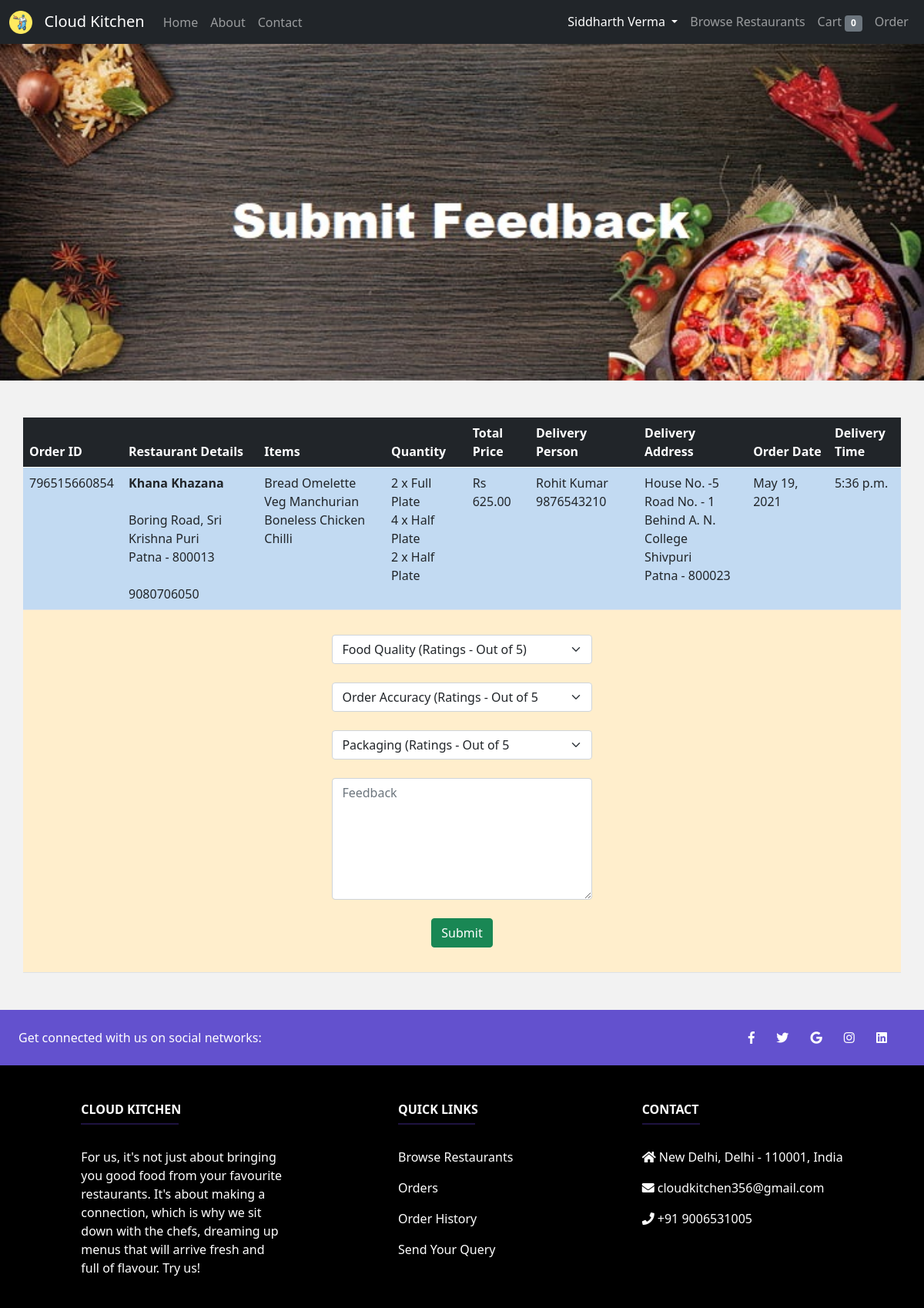
/user/submitFeedback/796515660854 (signed in), run on the app's committed database.
### Home/models.py (models this page shows, shortened)
class User(models.Model):
    name = models.CharField(max_length=100)
    email = models.EmailField(primary_key=True)
    contact = models.IntegerField()
    password = models.CharField(max_length=10)

class Restaurant(models.Model):
    restaurant_id = models.CharField(max_length=6)
    restaurant_name = models.CharField(max_length=100)
    owner_name = models.CharField(max_length=100)
    address = models.CharField(max_length=100)
    city = models.CharField(max_length=20)
    zip = models.IntegerField()
    restaurant_email = models.EmailField(primary_key=True)
    restaurant_contact = models.IntegerField()
    password = models.CharField(max_length=10)
    cost_for_two = models.DecimalField(max_digits=5, decimal_places=2)
    outlets = models.IntegerField()
    cuisine = models.CharField(max_length=100)
    working_days = models.CharField(max_length=100)
    opening_time = models.IntegerField()
    closing_time = models.IntegerField()
    shop_license = models.FileField(upload_to=shop_license_directory_path)
    fssai = models.FileField(upload_to=fssai_directory_path)
    gstin_pan = models.FileField(upload_to=gstin_pan_directory_path)
    menu = models.FileField(upload_to=menu_directory_path)
    facade = models.ImageField(upload_to=facade_directory_path)
    kitchen = models.ImageField(upload_to=kitchen_directory_path)
    dining_packaging = models.ImageField(upload_to=dining_packaging_directory_path)
    locality = models.ImageField(upload_to=locality_directory_path)
    status = models.BooleanField(default=False)

class Delivery(models.Model):
    delivery_id = models.CharField(max_length=6)
    name = models.CharField(max_length=100)
    email = models.EmailField(primary_key=True)
    contact = models.IntegerField()
    address = models.CharField(max_length=100)
    password = models.CharField(max_length=10)
    vehicle_type = models.CharField(max_length=10)
    vehicle_model = models.CharField(max_length=50)
    vehicle_registration_certificate = models.FileField(upload_to=vehicle_registration_certificate_directory_path, blank=True, null=True)
    driving_license = models.FileField(upload_to=driving_license_directory_path, blank=True, null=True)
    status = models.BooleanField(default=False)

### Restaurant/models.py (models this page shows)
class Orders(models.Model):
    order_number = models.IntegerField(primary_key=True)
    restaurant = models.ForeignKey(Restaurant, on_delete=models.CASCADE)
    user = models.ForeignKey(User, on_delete=models.CASCADE)
    address = models.ForeignKey(Address, on_delete=models.CASCADE)
    items = models.CharField(max_length=500)
    quantity = models.CharField(max_length=50)
    total = models.DecimalField(max_digits=10, decimal_places=2)
    delivery = models.CharField(max_length=6, blank=True, null=True)
    accepted = models.BooleanField(default=False)
    food_is_being_prepared = models.BooleanField(default=False)
    ready_for_delivery = models.BooleanField(default=False)
    picked_up = models.BooleanField(default=False)
    out_for_delivery = models.BooleanField(default=False)
    delivered = models.BooleanField(default=False)
    date = models.DateField(default="2020-01-01")
    time = models.TimeField(default="00:00:00")

### User/models.py (models this page shows)
class Address(models.Model):
    address_id = models.CharField(max_length=10, primary_key=True)
    user = models.ForeignKey(User, on_delete=models.CASCADE)
    line1 = models.CharField(max_length=100)
    line2 = models.CharField(max_length=100)
    landmark = models.CharField(max_length=50)
    locality = models.CharField(max_length=50)
    city = models.CharField(max_length=20)
    zip = models.IntegerField()

### User/views.py (the view)
# urls.py: path('submitFeedback/<str:id>', views.submitFeedback, name="SubmitFeedback"),
def submitFeedback(request, id):
    if 'email' in request.session and User.objects.filter(email=request.session['email']).exists():
        obj = User.objects.get(email=request.session['email'])
        if request.method == "POST":
            feedback_obj = Feedback()
            feedback_obj.order = Orders.objects.get(order_number=id)
            feedback_obj.food_quality = request.POST['food-quality'];
            feedback_obj.order_accuracy = request.POST['order-accuracy'];
            feedback_obj.packaging = request.POST['packaging'];
            feedback_obj.feedback = request.POST['feedback'];
            feedback_obj.save()
            messages.success(request, "Feedback Submitted Successfully")
            return redirect('/user/orderHistory/')
        else:
            obj1 = Orders.objects.filter(order_number=id, user=obj, delivered=True)
            if obj1.exists():
                obj1 = Orders.objects.get(order_number=id, user=obj, delivered=True)
                items = [j.strip("'") for j in obj1.items.strip('[]').split(', ')]
                quantity = [j.strip("'") for j in obj1.quantity.strip('[]').split(', ')]
                obj2 = Delivery.objects.get(delivery_id=obj1.delivery)
                name = obj2.name
                contact = obj2.contact
                return render(request, 'userSubmitFeedback.html', {'name': obj.name, 'obj': obj1, 'items': items, 'quantity': quantity, 'delivery_name': name, 'delivery_contact': contact, 'count': Cart.objects.filter(user=obj).count()})
            else:
                return redirect('/user/orderHistory/')
    else:
        messages.error(request, "Please login first.")
        return redirect('/')

### User/templates/userSubmitFeedback.html (shortened to what this page needs)
{% extends "userBase.html" %}
{% load static %}
{% block head %}
<link rel="stylesheet" type="text/css" href="{% static 'css/menu.css' %}">
{% endblock %}
{% block profile %} active {% endblock %}
{% block items %} {{ count }} {% endblock %}
{% block content %}
<img src="{% static 'img/submitFeedback.jpg' %}" class="banner">
<link rel="stylesheet" href="https://use.fontawesome.com/releases/v5.0.8/css/all.css">
<br> <br> <br>
<center>
<table class="table table-striped" style="width: 95%;">
    <thead>
        <tr>
            <th class="table-dark" scope="col" style="width: 9%;">Order ID</th>
            <th class="table-dark" scope="col" style="width: 15%;">Restaurant Details</th>
            <th class="table-dark" scope="col" style="width: 14%;">Items</th>
            <th class="table-dark" scope="col" style="width: 9%;">Quantity</th>
            <th class="table-dark" scope="col" style="width: 7%;">Total Price</th>
            <th class="table-dark" scope="col" style="width: 12%;">Delivery Person</th>
            <th class="table-dark" scope="col" style="width: 12%;">Delivery Address</th>
            <th class="table-dark" scope="col" style="width: 9%;">Order Date</th>
            <th class="table-dark" scope="col" style="width: 8%;">Delivery Time</th>
        </tr>
    </thead>
    <tbody>
            <tr>
                <td>{{ obj.order_number }}</td>
                <td>
                    <b>{{ obj.restaurant.restaurant_name }}</b> <br> <br>
                    {{ obj.restaurant.address }} <br>
                    {{ obj.restaurant.city }} - {{ obj.restaurant.zip }} <br> <br>
                    {{ obj.restaurant.restaurant_contact }}
                </td>
                <td>
                    {% for i in items %}
                        {{ i }} <br>
                    {% endfor %}
                </td>
                <td>
                    {% for i in quantity %}
                        {{ i }} <br>
                    {% endfor %}
                </td>
                <td>Rs {{ obj.total }}</td>
                <td>
                    {{ delivery_name }} <br>
                    {{ delivery_contact }}
                </td>
                <td>
                    {{ obj.address.line1 }} <br>
                    {{ obj.address.line2 }} <br>
                    {{ obj.address.landmark }} <br>
                    {{ obj.address.locality }} <br>
                    {{ obj.address.city }} - {{ obj.address.zip }}
                </td>
                <td>
                    {{ obj.date }}
                </td>
                <td>
                    {{ obj.time }}
                </td>
            </tr>
            <tr>
                <td colspan="9" align="center">
                    <form action="{% url 'SubmitFeedback' obj.order_number %}" method="post" onsubmit="return validate();">
                        <br>
                        <select class="form-select" name="food-quality" id="food-quality" style="width: 30%;">
                            <option selected disabled value="">Food Quality (Ratings - Out of 5)</option>
                        </select>
                        <br>
                        <select class="form-select" name="order-accuracy" id="order-accuracy" style="width: 30%;">
                            <option selected disabled value="">Order Accuracy (Ratings - Out of 5</option>
                        </select>
                        <br>
                        <select class="form-select" name="packaging" id="packaging" style="width: 30%;">
                            <option selected disabled value="">Packaging (Ratings - Out of 5</option>
                        </select>
                        <br>
                        <textarea class="form-control" id="feedback" name="feedback" placeholder="Feedback" style="width: 30%;" rows="6" required></textarea>
                        <br>
                        <button type="submit" class="btn btn-success">Submit</button>
                        <br> &nbsp;
                    </form>
                </td>
            </tr>
    </tbody>
</table>
</center>
<br> <br>
{% endblock %}

### User/templates/userBase.html (shortened to what this page needs)
<!doctype html>
<html lang="en">
  <head>
    {% load static %}
    <link href="https://cdn.jsdelivr.net/npm/bootstrap@5.0.0/dist/css/bootstrap.min.css" rel="stylesheet">
    {% block head %} {% endblock %}
  </head>
  <body>
  <nav class="navbar navbar-expand-lg navbar-dark bg-dark">
    <div class="container-fluid">
      <a class="navbar-brand" href="/user">
        <img src="{% static 'img/Logo.png' %}" alt="" width="30" height="30" class="d-inline-block align-text-top">
        &nbsp; Cloud Kitchen
      </a>
      <div class="collapse navbar-collapse" id="navbarSupportedContent">
        <ul class="navbar-nav me-auto mb-2 mb-lg-0">
          <li class="nav-item">
            <a class="nav-link {% block home %} {% endblock %}" aria-current="page" href="/user">Home</a>
          </li>
          <li class="nav-item">
            <a class="nav-link {% block about %} {% endblock %}" href="/user/about/">About</a>
          </li>
          <li class="nav-item">
            <a class="nav-link {% block contact %} {% endblock %}" href="/user/contact/">Contact</a>
          </li>
        </ul>
        <ul class="navbar-nav ms-auto mb-2 mb-lg-0">
          <li class="nav-item dropdown">
            <a class="nav-link dropdown-toggle {% block profile %} {% endblock %}" id="navbarDropdown" role="button" data-bs-toggle="dropdown" aria-expanded="false"> {{ name }} </a>
          </li>
          <li class="nav-item">
            <a class="nav-link {% block restaurants %} {% endblock %}" href="/user/browseRestaurant/">Browse Restaurants</a>
          </li>
          <li class="nav-item">
            <a class="nav-link {% block cart %} {% endblock %}" href="/user/cart/">Cart <span class="badge bg-secondary">{% block items %} {% endblock %}</span></a>
          </li>
          <li class="nav-item">
            <a class="nav-link {% block order %} {% endblock %}" href="/user/order/">Order</a>
          </li>
        </ul>
      </div>
    </div>
  </nav>
  {% block content %} {% endblock %}
  <footer class="text-center text-lg-start text-white" style="background-color: black">
    <section class="d-flex justify-content-between p-4" style="background-color: #6351ce">
      <div class="me-5">
        <span>Get connected with us on social networks:</span>
      </div>
      <div>
        <a href="https://www.facebook.com/" class="text-white me-4"><i class="fab fa-facebook-f"></i></a>
        <a href="https://www.twitter.com/" class="text-white me-4"><i class="fab fa-twitter"></i></a>
        <a href="https://mail.google.com/" class="text-white me-4"><i class="fab fa-google"></i></a>
        <a href="https://www.instagram.com/" class="text-white me-4"><i class="fab fa-instagram"></i></a>
        <a href="https://www.linkedin.com/" class="text-white me-4"><i class="fab fa-linkedin"></i></a>
      </div>
    </section>
    <section class="">
      <div class="container text-center text-md-start mt-5">
        <div class="row mt-3">
          <div class="col-md-3 col-lg-4 col-xl-3 mx-auto mb-4">
            <h6 class="text-uppercase fw-bold">Cloud Kitchen</h6>
            <hr class="mb-4 mt-0 d-inline-block mx-auto" style="width: 127px; background-color: #7c4dff; height: 2px" />
            <p>
              For us, it's not just about bringing you good food from your favourite restaurants. It's about making a
              connection, which is why we sit down with the chefs, dreaming up menus that will arrive fresh and full of
              flavour. Try us!
            </p>
          </div>
          <div class="col-md-3 col-lg-2 col-xl-2 mx-auto mb-4">
            <h6 class="text-uppercase fw-bold">Quick links</h6>
            <hr class="mb-4 mt-0 d-inline-block mx-auto" style="width: 100px; background-color: #7c4dff; height: 2px" />
            <p> <a href="/user/browseRestaurant/" class="text-white" style="text-decoration:none">Browse Restaurants</a> </p>
            <p> <a href="/user/order/" class="text-white" style="text-decoration:none">Orders</a> </p>
            <p> <a href="/user/orderHistory/" class="text-white" style="text-decoration:none">Order History</a> </p>
            <p> <a href="/user/contact/" class="text-white" style="text-decoration:none">Send Your Query</a> </p>
          </div>
          <div class="col-md-4 col-lg-3 col-xl-3 mx-auto mb-md-0 mb-4">
            <h6 class="text-uppercase fw-bold">Contact</h6>
            <hr class="mb-4 mt-0 d-inline-block mx-auto" style="width: 75px; background-color: #7c4dff; height: 2px" />
            <p> <i class="fas fa-home mr-3"></i> New Delhi, Delhi - 110001, India </p>
            <p> <i class="fas fa-envelope mr-3"></i> cloudkitchen356@gmail.com </p>
            <p> <i class="fas fa-phone mr-3"></i> +91 9006531005 </p>
          </div>
        </div>
      </div>
    </section>
  </footer>
  </body>
</html>

### Restaurant/static/css/menu.css (style rules this page uses)
.banner { width: 1519px; max-height: 500px; max-width: 100%; }
body { background-color: #f2f2f2; }
.table { margin-bottom: 0px; }
.table-striped>tbody>tr:nth-child(odd)>td { background-color: #cce6ff; }
.table-striped>tbody>tr:nth-child(even)>td { background-color: #ffeecc; }

### data on the page
User: name "Siddharth Verma"
Orders: order_number "796515660854", restaurant.restaurant_name "Khana Khazana", restaurant.address "Boring Road, Sri Krishna Puri", restaurant.city "Patna", restaurant.zip "800013", restaurant.restaurant_contact "9080706050", total "625.00", address.line1 "House No. -5", address.line2 "Road No. - 1", address.landmark "Behind A. N. College", address.locality "Shivpuri", address.city "Patna", address.zip "800023", date "May 19, 2021", time "5:36 p.m."
Delivery: name "Rohit Kumar"

### other printed values
{{ count }} "0"
{{ i }} "Bread Omelette" "Veg Manchurian" "Boneless Chicken Chilli"
{{ i }} "2 x Full Plate" "4 x Half Plate" "2 x Half Plate"
{{ delivery_contact }} "9876543210"
